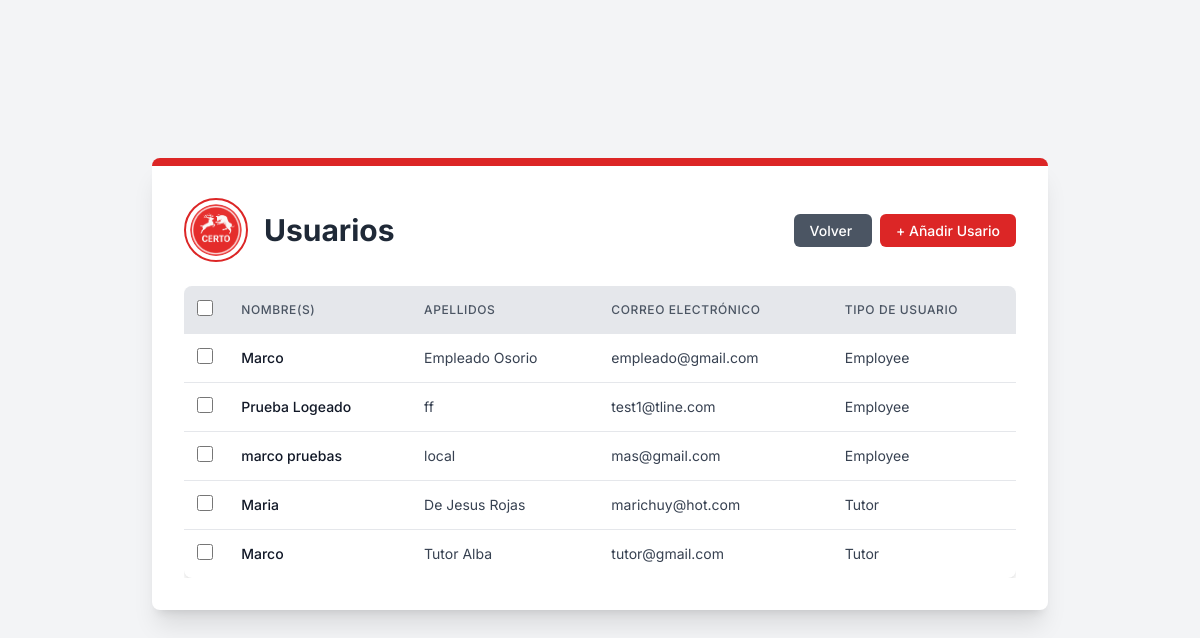
The app's page /core/users/ (signed in), older data.
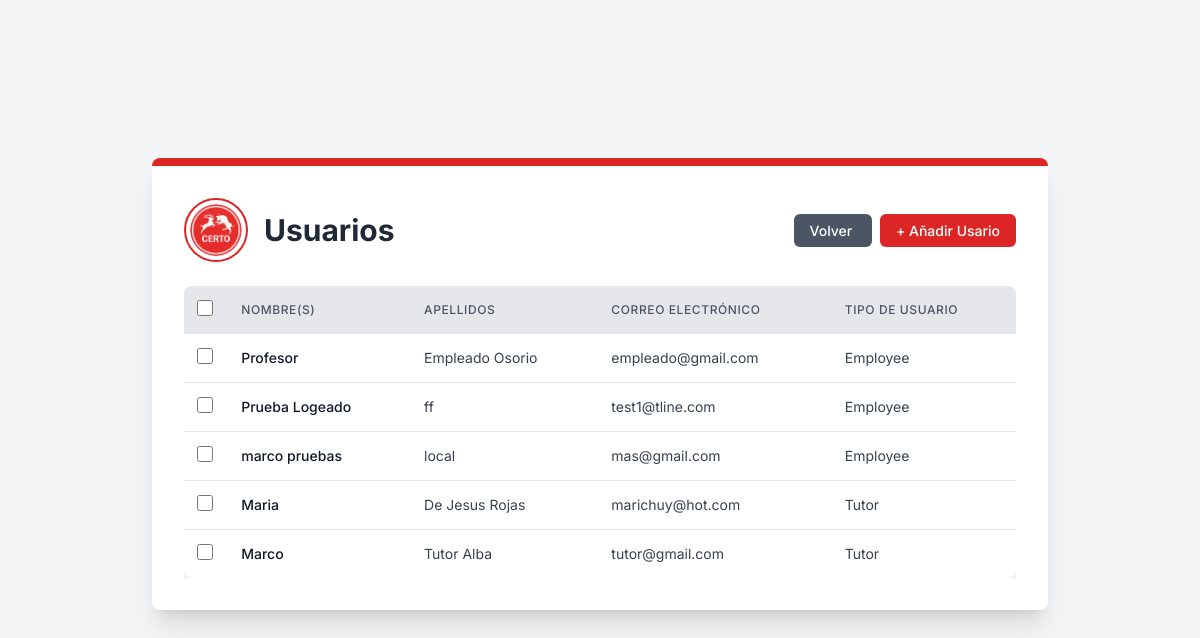
The same page, newer data.
### core/models.py (models this page shows, shortened)
class Usuarios(models.Model):
    user = models.OneToOneField(User, on_delete=models.CASCADE, default=None, )
    nombre = models.CharField(max_length=100, verbose_name='Nombre')
    paterno = models.CharField(max_length=100, verbose_name='Apellido Paterno')
    materno = models.CharField(max_length=100, verbose_name='Apellido Materno')
    email = models.EmailField(verbose_name='Email')
    telefono = models.CharField(max_length=15, verbose_name='Teléfono')
    fecha_registro = models.DateTimeField(auto_now_add=True)
    groupId = models.ForeignKey(Group, on_delete=models.CASCADE)
    class Meta:
        verbose_name_plural = 'Usuarios'
        verbose_name = 'Usuario'

### core/views.py (the view)
# urls.py: path("users/", views.user_list_view, name="user_list_view"),
def user_list_view(request):
    if request.user.is_authenticated:
        users = Usuarios.objects.filter(groupId__name__in=["Tutor", "Employee"])
        return render(request, 'Users/users_list_view.html', {'users': users})
    else:
        return redirect('core:signInUp')

### core/templates/Users/users_list_view.html (shortened to what this page needs)
{% extends "main.html" %} {% load static %}{% block content %}
<div
  class="bg-white p-8 rounded-lg shadow-xl max-w-4xl w-full border-t-8 border-primary-red mb-8"
>
  <div class="flex flex-col md:flex-row items-center justify-between mb-6">
    <div class="flex items-center mb-4 md:mb-0">
      <img
        src="{% static 'img/logos/logo.png' %}"
        alt="Logo de la Cafetería Certo"
        class="w-16 h-16 rounded-full border-2 border-primary-red p-1 object-cover mr-4"
      />
      <h1 class="text-3xl font-bold text-gray-800">Usuarios</h1>
    </div>
    <div class="text-right">
      <a
        href="/core/dashboard"
        class="px-4 py-2 text-sm font-medium text-white bg-gray-600 rounded-md hover:bg-gray-700 transition duration-300 ease-in-out mr-2"
      >
        Volver
      </a>
      <a
        href="/core/signInUp/"
        class="px-4 py-2 text-sm font-medium text-white bg-primary-red rounded-md hover:bg-red-700 transition duration-300 ease-in-out"
      >
        + Añadir Usario
      </a>
    </div>
  </div>
  <div class="overflow-x-auto">
        <form
      id="deleteForm"
      method="post"
      action="{% url 'core:bulk_delete' 'Usuarios' 'core:user_list_view' %}"
    >
    <table class="min-w-full bg-white rounded-lg shadow-custom">
      <thead class="bg-gray-200">
        <tr>
          <th class="py-3 px-2 text-center rounded-tl-lg">
              <input
                type="checkbox"
                id="selectAll"
                class="form-checkbox h-4 w-4 text-primary-red"
              />
            </th>
          <th
            class="py-3 px-4 text-left text-xs font-medium text-gray-600 uppercase tracking-wider"
          >
            Nombre(s)
          </th>
          <th
            class="py-3 px-4 text-left text-xs font-medium text-gray-600 uppercase tracking-wider"
          >
            Apellidos
          </th>
          <th
            class="py-3 px-4 text-left text-xs font-medium text-gray-600 uppercase tracking-wider"
          >
            Correo Electrónico
          </th>
          <th
            class="py-3 px-4 text-left text-xs font-medium text-gray-600 uppercase tracking-wider rounded-tr-lg"
          >
            Tipo de Usuario
          </th>
        </tr>
      </thead>
      <tbody class="divide-y divide-gray-200">
        {% for user in users %}
        <tr class="hover:bg-gray-50">
          <td class="py-3 px-2 text-center">
              <input
                type="checkbox"
                name="selected_ids"
                value="{{ user.id }}"
                class="rowCheckbox form-checkbox h-4 w-4 text-primary-red"
              />
          </td>
          <td
            class="py-3 px-4 whitespace-nowrap text-sm font-medium text-gray-900"
          >
            {{ user.nombre }}
          </td>
          <td class="py-3 px-4 whitespace-nowrap text-sm text-gray-700">
            {{ user.paterno }} {{ user.materno }}
          </td>
          <td class="py-3 px-4 whitespace-nowrap text-sm text-gray-700">
            {{ user.email }}
          </td>
          <td class="py-3 px-4 whitespace-nowrap text-sm text-gray-700">
            {{ user.groupId|join:", " }}
          </td>
        </tr>
        {% endfor %}
      </tbody>
    </table>
  </div>
</div>
{% endblock %}

Row changes from the older to the newer data that the page shows:
changed Usuarios "Empleado": nombre "Marco" → "Profesor"
